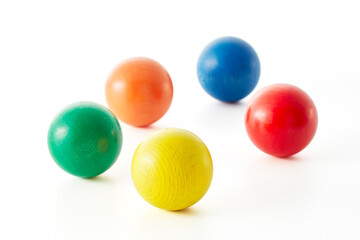
#> input picture Image Processing/Resources/col_balls.jpg, 360 x 240 px, found by its file name
$ python 37_MorphologicalTransformation.py
#> lines starting #> are read from the running program, lines starting #| are printed output that depends on the picture; after the words box and inside, x2 and y2 are one past the last pixel; in counts of white or black regions, pixels touching at a corner belong together
# -*- coding: utf-8 -*-
"""
Created on Fri Mar 15 16:28:20 2024

@author: SMI
"""
#Morphological transformations are some simple operations based on the image shape.
#It is normally performed on binary images.
# It needs two inputs, 1)- original image, 2)- structuring element(kernel).
#Two basic Morphological Transformations are 1) - Erosion and 2) - Dilation

import cv2
import numpy as np

#Erosion
#It erodes away the boundaries of foreground object. Erosion effectively shrinks the boundaries of the white regions in the image. It's useful for removing small white noises, detach small objects, and separate two connected objects.

img = cv2.imread("D:\\My codes\\Computer Vision\\Image Processing\\Resources\\col_balls.jpg",0)
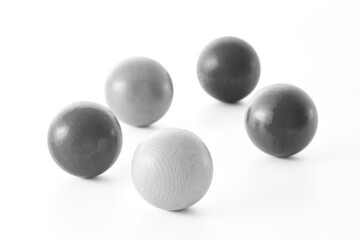
#> img: shape (240, 360); min 48, max 255, mean 226.1

_,mask= cv2.threshold(img,230,255,cv2.THRESH_BINARY_INV)
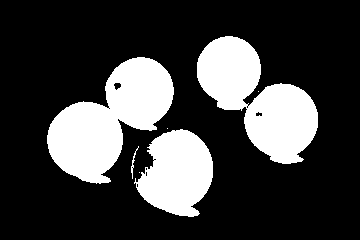
#> mask: shape (240, 360); 24.6% white; 7 white regions (3 under 20 px), largest, box (x1, y1, x2, y2) and area: (47, 57, 174, 184) 8457, (197, 36, 318, 164) 7977, (134, 129, 213, 217) 4790, (131, 146, 139, 179) 51
kernel = np.ones((2,2),np.uint8) # 2x2 kernel with full of ones.
e = cv2.erode(mask,kernel) #optional parameters   iterations = 2
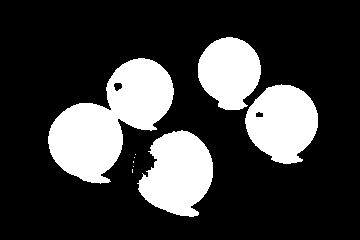
#> e: shape (240, 360); 23.6% white; 9 white regions (5 under 20 px), largest, box (x1, y1, x2, y2) and area: (48, 58, 174, 184) 8144, (137, 130, 213, 217) 4573, (245, 84, 318, 164) 4229, (198, 37, 261, 110) 3426
'''
cv2.imshow("img",img)
cv2.imshow("ker",kernel)
cv2.imshow("mask",mask)
cv2.imshow("erosion",e)
'''
#Dilation --
#It is just opposite of erosion.
#Here, a pixel element is ‘1’ if atleast one pixel under the kernel is ‘1’
#So it inc. the white region in the image or size of foreground object in.
#Normally, in cases like noise removal, erosion is followed by dilation.
#Because, erosion removes white noises, but it also shrinks our object.

kernel = np.ones((3,3),np.uint8)# 5x5 kernel with full of ones.
d = cv2.dilate(mask,kernel) #iterations = 2 (optional parameters) iterations = 2
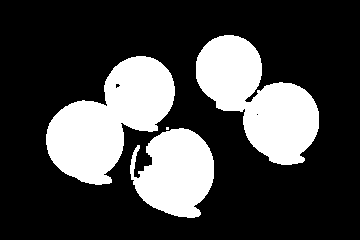
#> d: shape (240, 360); 26.7% white; 4 white regions (1 under 20 px), largest, box (x1, y1, x2, y2) and area: (46, 56, 175, 185) 9072, (196, 35, 319, 165) 8618, (130, 128, 214, 218) 5343
#cv2.imshow("dilate",d)

#if you want then plot it
from matplotlib import pyplot as plt
titles = ["img","mask","erosion","dilation"]
images = [img,mask,e,d]
for i in range(4):
    plt.subplot(2, 2, i+1), plt.imshow(images[i], 'gray')
    plt.title(titles[i])
    plt.xticks([]),plt.yticks([])
plt.show()

cv2.waitKey(0)
cv2.destroyAllWindows()
